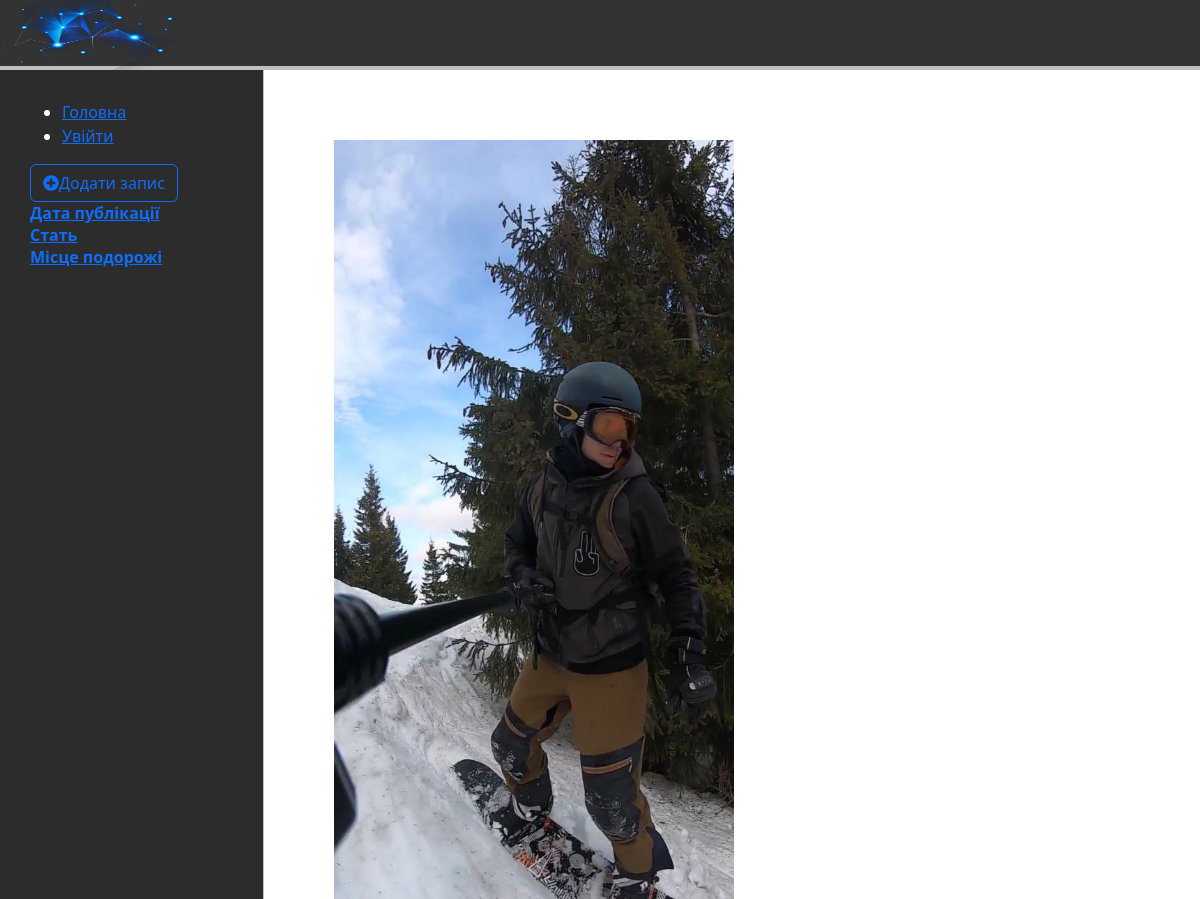
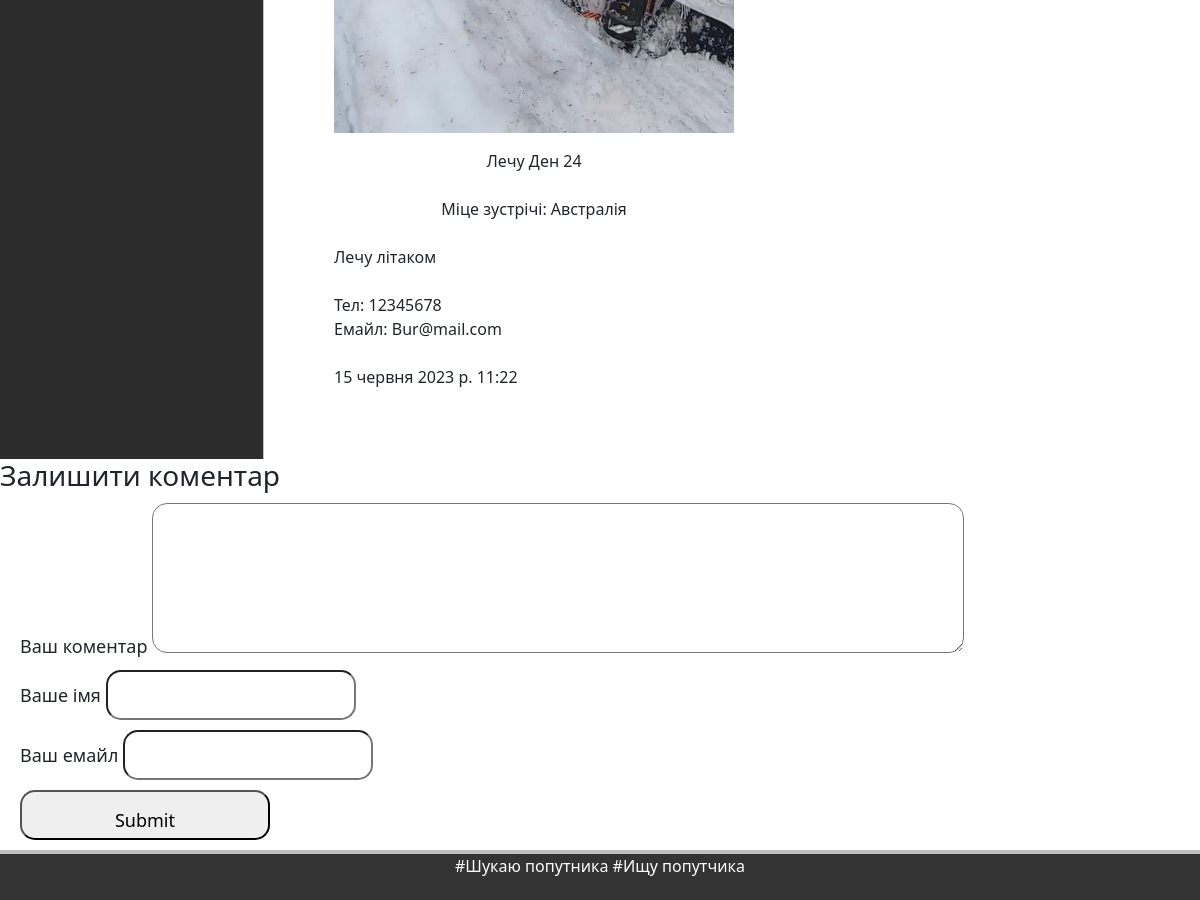
Screenshot of /21 with the database file from the repository (2 pictures, top to bottom).
### journey/models.py (models this page shows, shortened)
class Post(models.Model):
    autor = models.CharField('Автор ', max_length=50)
    age = models.CharField('Вік ', max_length=2)
    sex = models.CharField('Стать ', max_length=1, choices=GENDER_CHOICES)
    image = models.ImageField('Світлина ', upload_to='image/%Y', blank=True, null=True)
    title = models.CharField('Заголовок ', max_length=150)
    place = models.CharField('Місце подорожі ', max_length=150, choices=COUNTRY_CHOICES, blank=True, null=True)
    description = models.TextField('Опис ', max_length=2000)
    phone = models.CharField('Тел ', max_length=20, validators=[validate_integer])
    mail = models.EmailField('Емайл ', max_length=20, validators=[validate_email])
    date = models.DateTimeField('Дата публікації ', auto_now_add=True)
    class Meta:
        verbose_name = 'Запиc'
        verbose_name_plural = 'Записи'

### journey/views.py (the view)
# urls.py: path('<int:pk>', views.PostViewDetail.as_view()),#, name='detail'),
class PostViewDetail(View):
    def get(self, request, pk):
        post = Post.objects.get(id=pk)
        return render(request, 'journey/detail.html', {'post': post})

### journey/templates/journey/detail.html (shortened to what this page needs)
{% extends 'journey/base.html' %}
{% load static %}
{% block content %}
{% if post.image %}
    <div class="image">
        <p align="center">
            <img src="{{ post.image.url }}" width="400px"/>
        </p>
    </div>
{% else %}
    <div class="image">
        <p align="center">
            <img src="{% static 'img/default.png' %}" width="300px"/>
        </p>
    </div>
{% endif %}
    <div align="center">
        <span>{{post.title}}  {{post.autor}}  {{post.age}}</span>
    </div>
    <div align="center">
        <br>
        Міце зустрічі: {{post.get_place_display}}
    </div>
    <div>
        <br>
        {{post.description}}
    </div>
    <div>
        <br>
        Тел: {{post.phone}}
        <br>
        Емайл: {{post.mail}}
    </div>
    <div>
        <br>
        {{post.date}}
        <br>
    </div>
</div>
<div class="form-comment">
    <h3>Залишити коментар</h3>
    <div>
        <form action="{% url 'add_comments' post.id %}" method="post">
            <div>
                <label>Ваш коментар</label>
                <textarea name="text_comments" id="" cols="30" rows="10"></textarea>
            </div>
            <div>
                <label>Ваше імя</label>
                <input type="text" name="name">
            </div>
            <div>
                <label>Ваш емайл</label>
                <input type="email" name="email">
            </div>
            <div>
                <input type="submit">
            </div>
        </form>
    </div>
</div>
{% endblock %}

### journey/static/css/style.css (style rules this page uses)
* { margin: 0; padding: 0; }
.form-comment { font-size: 18px; }
.form-comment label { margin: 10px 10 px; }
.form-comment input { border-radius: 15px; padding: 15px; height: 50px; width: 250px; }
.form-comment textarea { border-radius: 15px; padding: 15px; height: 150px; width: 70%; resize: vertical; }
.form-comment div { margin: 10px; }

### rows the page displays
Post: image (picture), title "Лечу", autor "Ден", age "24", place "Австралія", description "Лечу літаком", phone "12345678", mail "Bur@mail.com", date "15 червня 2023 р. 11:22"
